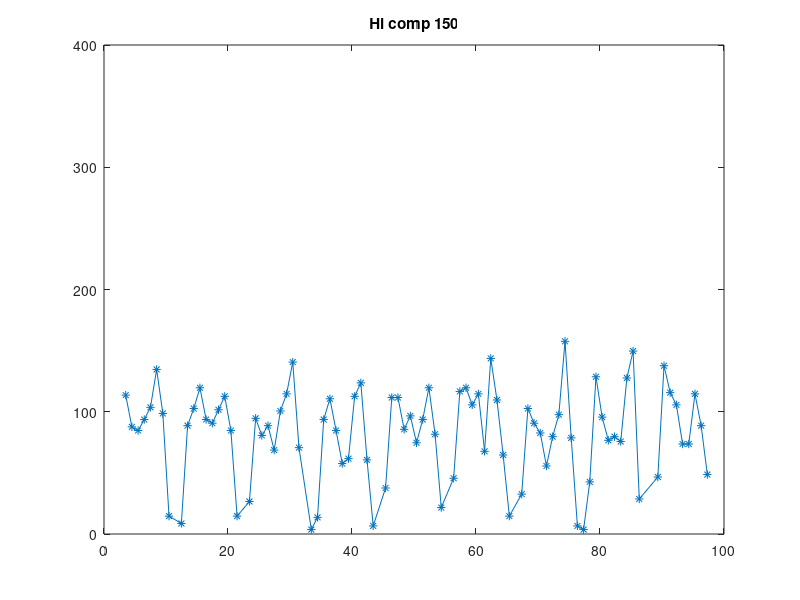
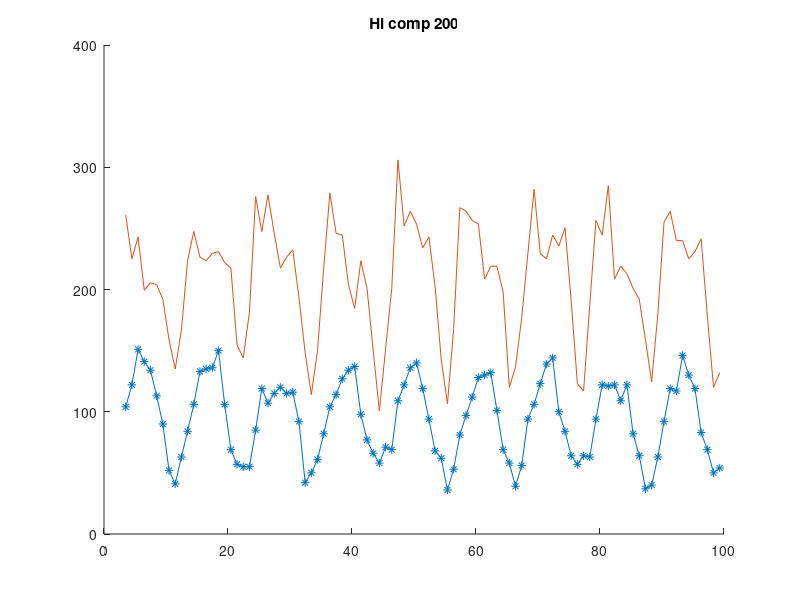
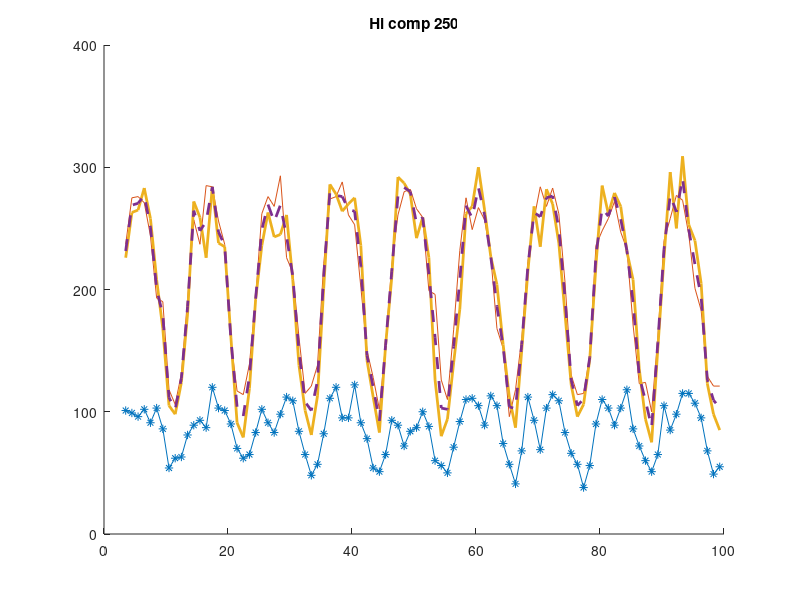
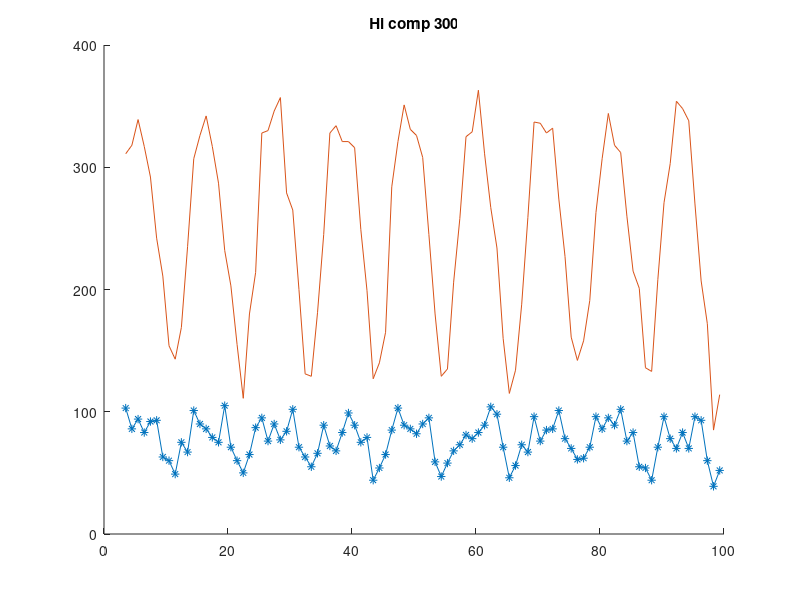

These charts were generated, in order, by the following MATLAB code:
tt_hc_150_1 = [3.49900000000000,4.49700000000000,5.49500000000000,6.49300000000000,7.49100000000000,8.48900000000000,9.48700000000000,10.4850000000000,12.4810000000000,13.4790000000000,14.4770000000000,15.4750000000000,16.4730000000000,17.4710000000000,18.4690000000000,19.4670000000000,20.4650000000000,21.4630000000000,23.4590000000000,24.4570000000000,25.4550000000000,26.4530000000000,27.4510000000000,28.4490000000000,29.4470000000000,30.4450000000000,31.4430000000000,33.4390000000000,34.4370000000000,35.4350000000000,36.4330000000000,37.4310000000000,38.4290000000000,39.4270000000000,40.4250000000000,41.4230000000000,42.4210000000000,43.4190000000000,45.4150000000000,46.4130000000000,47.4110000000000,48.4090000000000,49.4070000000000,50.4050000000000,51.4030000000000,52.4010000000000,53.3990000000000,54.3970000000000,56.3930000000000,57.3910000000000,58.3890000000000,59.3870000000000,60.3850000000000,61.3830000000000,62.3810000000000,63.3790000000000,64.3770000000000,65.3750000000000,67.3710000000000,68.3690000000000,69.3670000000000,70.3650000000000,71.3630000000000,72.3610000000000,73.3590000000000,74.3570000000000,75.3550000000000,76.3530000000000,77.3510000000000,78.3490000000000,79.3470000000000,80.3450000000000,81.3430000000000,82.3410000000000,83.3390000000000,84.3370000000000,85.3350000000000,86.3330000000000,89.3270000000000,90.3250000000000,91.3230000000000,92.3210000000000,93.3190000000000,94.3170000000000,95.3150000000000,96.3130000000000,97.3110000000000];
hc_150_1 = [113.626000000000,87.6260000000000,84.6260000000000,93.6260000000000,103.626000000000,134.626000000000,98.6260000000000,14.6260000000000,8.62600000000000,88.6260000000000,102.626000000000,119.626000000000,93.6260000000000,90.6260000000000,101.626000000000,112.626000000000,84.6260000000000,14.6260000000000,26.6260000000000,94.6260000000000,80.6260000000000,88.6260000000000,68.6260000000000,100.626000000000,114.626000000000,140.626000000000,70.6260000000000,3.62600000000000,13.6260000000000,93.6260000000000,110.626000000000,84.6260000000000,57.6260000000000,61.6260000000000,112.626000000000,123.626000000000,60.6260000000000,6.62600000000000,37.6260000000000,111.626000000000,111.626000000000,85.6260000000000,96.6260000000000,74.6260000000000,93.6260000000000,119.626000000000,81.6260000000000,21.6260000000000,45.6260000000000,116.626000000000,119.626000000000,105.626000000000,114.626000000000,67.6260000000000,143.626000000000,109.626000000000,64.6260000000000,14.6260000000000,32.6260000000000,102.626000000000,90.6260000000000,82.6260000000000,55.6260000000000,79.6260000000000,97.6260000000000,157.626000000000,78.6260000000000,6.62600000000000,3.62600000000000,42.6260000000000,128.626000000000,95.6260000000000,76.6260000000000,79.6260000000000,75.6260000000000,127.626000000000,149.626000000000,28.6260000000000,46.6260000000000,137.626000000000,115.626000000000,105.626000000000,73.6260000000000,73.6260000000000,114.626000000000,88.6260000000000,48.6260000000000];

tt = [3.49900000000000,4.49700000000000,5.49500000000000,6.49300000000000,7.49100000000000,8.48900000000000,9.48700000000000,10.4850000000000,11.4830000000000,12.4810000000000,13.4790000000000,14.4770000000000,15.4750000000000,16.4730000000000,17.4710000000000,18.4690000000000,19.4670000000000,20.4650000000000,21.4630000000000,22.4610000000000,23.4590000000000,24.4570000000000,25.4550000000000,26.4530000000000,27.4510000000000,28.4490000000000,29.4470000000000,30.4450000000000,31.4430000000000,32.4410000000000,33.4390000000000,34.4370000000000,35.4350000000000,36.4330000000000,37.4310000000000,38.4290000000000,39.4270000000000,40.4250000000000,41.4230000000000,42.4210000000000,43.4190000000000,44.4170000000000,45.4150000000000,46.4130000000000,47.4110000000000,48.4090000000000,49.4070000000000,50.4050000000000,51.4030000000000,52.4010000000000,53.3990000000000,54.3970000000000,55.3950000000000,56.3930000000000,57.3910000000000,58.3890000000000,59.3870000000000,60.3850000000000,61.3830000000000,62.3810000000000,63.3790000000000,64.3770000000000,65.3750000000000,66.3730000000000,67.3710000000000,68.3690000000000,69.3670000000000,70.3650000000000,71.3630000000000,72.3610000000000,73.3590000000000,74.3570000000000,75.3550000000000,76.3530000000000,77.3510000000000,78.3490000000000,79.3470000000000,80.3450000000000,81.3430000000000,82.3410000000000,83.3390000000000,84.3370000000000,85.3350000000000,86.3330000000000,87.3310000000000,88.3290000000000,89.3270000000000,90.3250000000000,91.3230000000000,92.3210000000000,93.3190000000000,94.3170000000000,95.3150000000000,96.3130000000000,97.3110000000000,98.3090000000000,99.3070000000000];
hc_200_1 = [104,122,151,141,134,113,90,52,41,63,84,106,133,135,136,150,106,69,57,55,55,85,119,107,115,120,115,116,92,42,50,61,82,104,114,127,134,137,98,77,66,58,71,69,109,122,136,140,119,94,68,62,36,53,81,97,112,128,130,132,101,69,58,39,56,94,106,123,139,144,100,84,64,57,64,63,94,122,121,122,109,122,82,64,37,40,63,92,119,117,146,130,119,83,69,50,54];
hc_200_2 = 120/80*[174,150,162,133,137,136,128,106,90,111,149,165,151,149,153,154,148,145,103,96,121,184,165,185,164,145,151,155,129,99,76,100,145,186,164,163,136,123,149,134,100,67,101,134,204,168,176,169,156,162,135,95,71,112,178,176,171,169,139,146,146,132,80,91,118,153,188,153,150,163,157,167,127,82,78,125,171,163,190,139,146,142,134,128,106,83,120,170,176,160,160,150,154,161,119,80,88];
hc_250_1 = [101,99,96,102,91,103,86,54,62,63,81,89,93,87,120,103,101,90,70,62,65,83,102,91,83,98,112,109,84,65,48,57,82,111,120,95,95,122,91,78,54,51,65,93,89,72,84,87,100,88,60,56,50,71,92,110,111,105,89,113,105,74,57,41,68,112,93,69,103,114,109,83,66,57,38,56,90,110,103,89,103,118,86,72,60,51,65,105,85,98,115,115,107,95,68,49,55];
hc_250_2 = [237,275,276,271,244,193,190,118,106,131,192,257,237,285,284,256,237,158,117,114,139,193,262,276,268,293,226,214,161,115,121,138,221,274,276,288,261,253,202,150,128,102,155,220,261,280,282,266,259,199,196,126,110,167,232,275,249,267,257,227,168,152,96,118,160,223,258,284,268,283,262,206,130,114,115,146,236,248,258,272,247,233,171,123,124,100,161,240,258,277,273,245,201,183,129,121,121];
hc_250_3 = [226,263,265,283,258,208,168,105,98,124,180,272,259,226,284,238,235,161,91,79,119,192,236,263,243,245,261,208,138,101,81,113,201,286,278,264,270,275,236,142,112,83,154,210,292,287,278,242,259,226,126,80,94,140,184,262,268,300,265,227,204,155,112,87,150,215,268,235,282,270,238,180,122,96,106,143,220,285,262,279,268,231,208,135,94,75,152,226,296,250,309,253,240,205,123,98,85];
hc_300_1 = [103,86,94,83,92,93,63,60,49,75,67,101,90,86,79,75,105,71,60,50,65,87,95,76,90,77,84,102,71,63,55,66,89,72,68,83,99,89,75,79,44,54,65,85,103,89,86,82,90,95,59,47,58,68,73,81,78,83,89,104,98,71,46,56,73,67,96,76,85,86,101,78,70,61,62,71,96,86,95,89,102,76,83,55,54,44,71,96,78,70,83,70,96,93,60,39,52];
hc_300_2 = [311,318,339,317,292,242,211,154,143,169,235,307,326,342,317,287,232,203,155,111,180,214,328,330,346,357,279,265,200,131,129,181,245,328,334,321,321,316,249,199,127,140,165,284,321,351,331,326,308,245,180,129,135,206,258,325,329,363,311,267,234,160,115,134,188,259,337,336,328,332,274,227,161,142,158,191,263,307,344,318,312,260,215,201,136,133,208,271,303,354,348,338,270,207,172,85,114];

figure(1), clf
plot(tt_hc_150_1, hc_150_1, '-*')
title('Hi comp 150')
ylim([0 400])

figure(2), clf, hold on
plot(tt, hc_200_1, '-*')
plot(tt, hc_200_2, '-')
hold off
title('Hi comp 200')
ylim([0 400])

figure(3), clf, hold on
plot(tt, hc_250_1, '-*')
plot(tt, hc_250_2, '-')
plot(tt, hc_250_3, '-', 'Linewidth', 2)
plot(tt, 0.5*(hc_250_3+hc_250_2), '--', 'Linewidth', 2)
hold off
title('Hi comp 250')
ylim([0 400])

figure(4), clf, hold on
plot(tt, hc_300_1, '-*')
plot(tt, hc_300_2, '-')
title('Hi comp 300')
ylim([0 400])

figure(5), clf, hold on
plot(tt, hc_200_2)
plot(tt, hc_250_2, '--', 'Linewidth', 2)
plot(tt, hc_300_2)
hold off
legend('200', '250', '300')
ylim([0 400])
